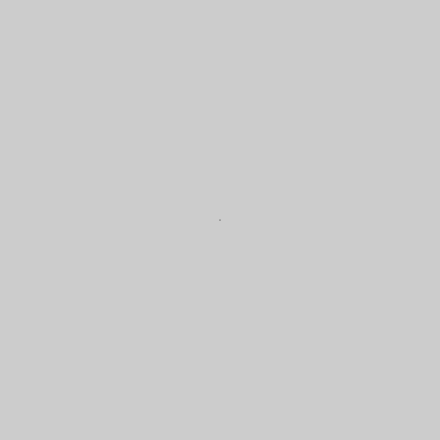
Frame 1 (no input)
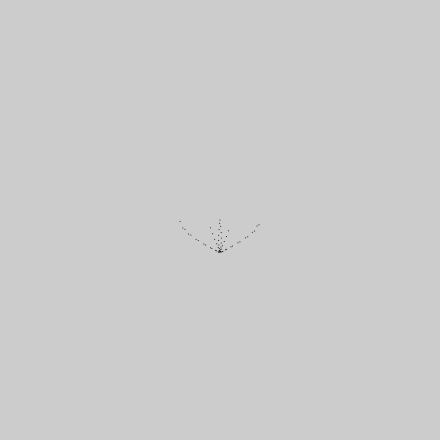
Frame 60 (no input)
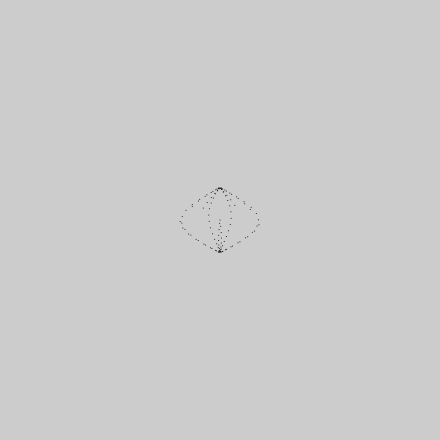
Frame 120 (the mouse pressed at the canvas centre since frame 60)

The p5.js sketch that drew these frames (run headless with seeded random() and noise() and a simulated clock; from frame 60 on, the mouse is pressed at the canvas centre):

// p5.js sketch
// ── sketch.js
var i = 0;

function setup() {
  createCanvas(440, 440);
  fill(0);
  background(204);
  frameRate(144);
}

function draw() {
  z = sin(i / 20) * 400;
  var x = sin(i + i * 10);
  var y = sin(z / 260 + 3.14 / 2) * 40;
  point(220 + x * y, 220 + (z / 500) * 40, 4, 4);
  i++;
}
